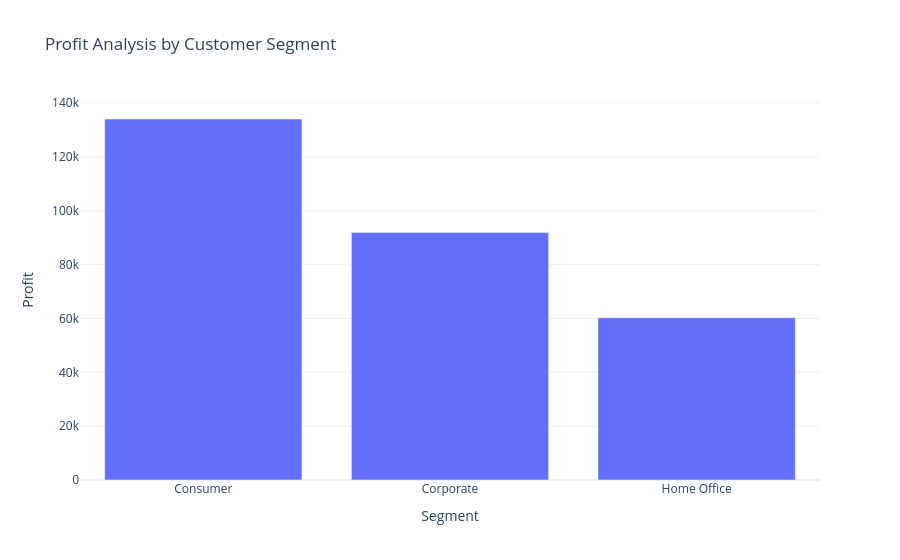

The notebook cell saved with this chart:
### Code cell
fig=px.bar(profit_by_custmoersegment,
           x='Segment',
           y='Profit',
           title='Profit Analysis by Customer Segment')
fig.show()

### Figure 1 — Plotly figure (JSON) as saved in the notebook; plotly's stock layout.template omitted (floating-point values rounded to 4 significant figures)
{"data": [{"alignmentgroup": "True", "hovertemplate": "Segment=%{x}<br>Profit=%{y}<extra></extra>", "legendgroup": "", "marker": {"color": "#636efa", "pattern": {"shape": ""}}, "name": "", "offsetgroup": "", "orientation": "v", "showlegend": false, "textposition": "auto", "type": "bar", "x": ["Consumer", "Corporate", "Home Office"], "xaxis": "x", "y": [134100.0, 91980.0, 60300.0], "yaxis": "y"}], "layout": {"barmode": "relative", "legend": {"tracegroupgap": 0}, "title": {"text": "Profit Analysis by Customer Segment"}, "xaxis": {"anchor": "y", "domain": [0, 1], "title": {"text": "Segment"}}, "yaxis": {"anchor": "x", "domain": [0, 1], "title": {"text": "Profit"}}}}
